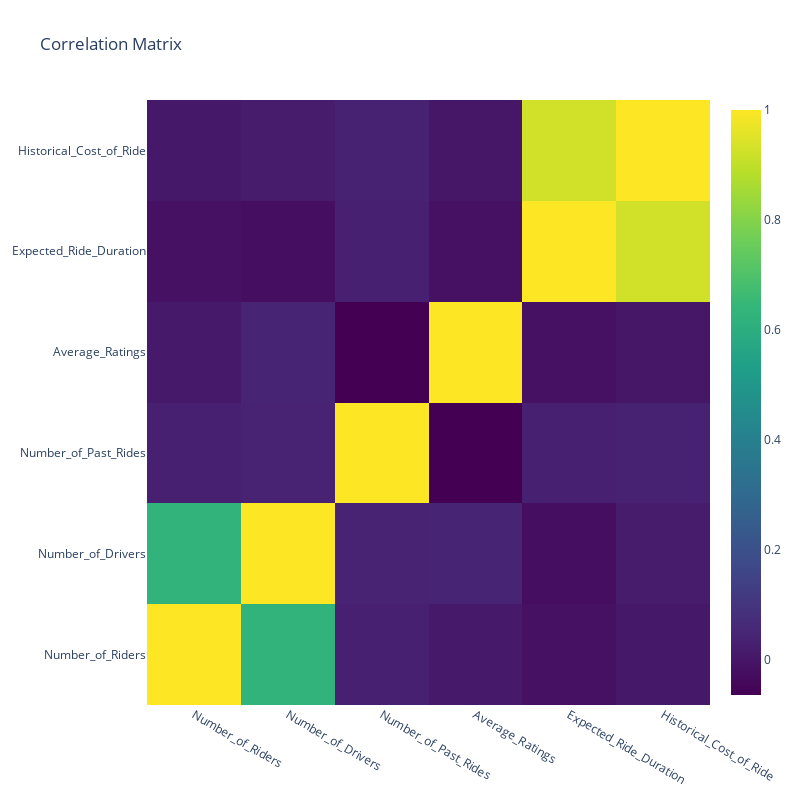

Notebook code cell kept with this figure:
### Code cell
corr_matrix = data.select_dtypes(include=['number']).corr()


fig = go.Figure(data=go.Heatmap(z=corr_matrix.values, 
                                x=corr_matrix.columns, 
                                y=corr_matrix.columns,
                                colorscale='Viridis'))
fig.update_layout(title='Correlation Matrix')
fig.update_layout(title='Correlation Matrix', width=800, height=800)
fig.show()

### Figure 1 — Plotly figure (JSON) as saved in the notebook; plotly's stock layout.template omitted (floating-point values rounded to 4 significant figures)
{"data": [{"colorscale": [[0, "#440154"], [0.1111, "#482878"], [0.2222, "#3e4989"], [0.3333, "#31688e"], [0.4444, "#26828e"], [0.5556, "#1f9e89"], [0.6667, "#35b779"], [0.7778, "#6ece58"], [0.8889, "#b5de2b"], [1, "#fde725"]], "type": "heatmap", "x": ["Number_of_Riders", "Number_of_Drivers", "Number_of_Past_Rides", "Average_Ratings", "Expected_Ride_Duration", "Historical_Cost_of_Ride"], "y": ["Number_of_Riders", "Number_of_Drivers", "Number_of_Past_Rides", "Average_Ratings", "Expected_Ride_Duration", "Historical_Cost_of_Ride"], "z": [[1, 0.627, 0.02927, 0.008572, -0.01586, 0.005826], [0.627, 1, 0.03966, 0.0412, -0.02442, 0.01708], [0.02927, 0.03966, 1, -0.06473, 0.03068, 0.03586], [0.008572, 0.0412, -0.06473, 1, -0.01697, -0.001063], [-0.01586, -0.02442, 0.03068, -0.01697, 1, 0.9275], [0.005826, 0.01708, 0.03586, -0.001063, 0.9275, 1]]}], "layout": {"height": 800, "title": {"text": "Correlation Matrix"}, "width": 800, "xaxis": {"autorange": true, "range": [-0.5, 5.5], "type": "category"}, "yaxis": {"autorange": true, "range": [-0.5, 5.5], "type": "category"}}}
